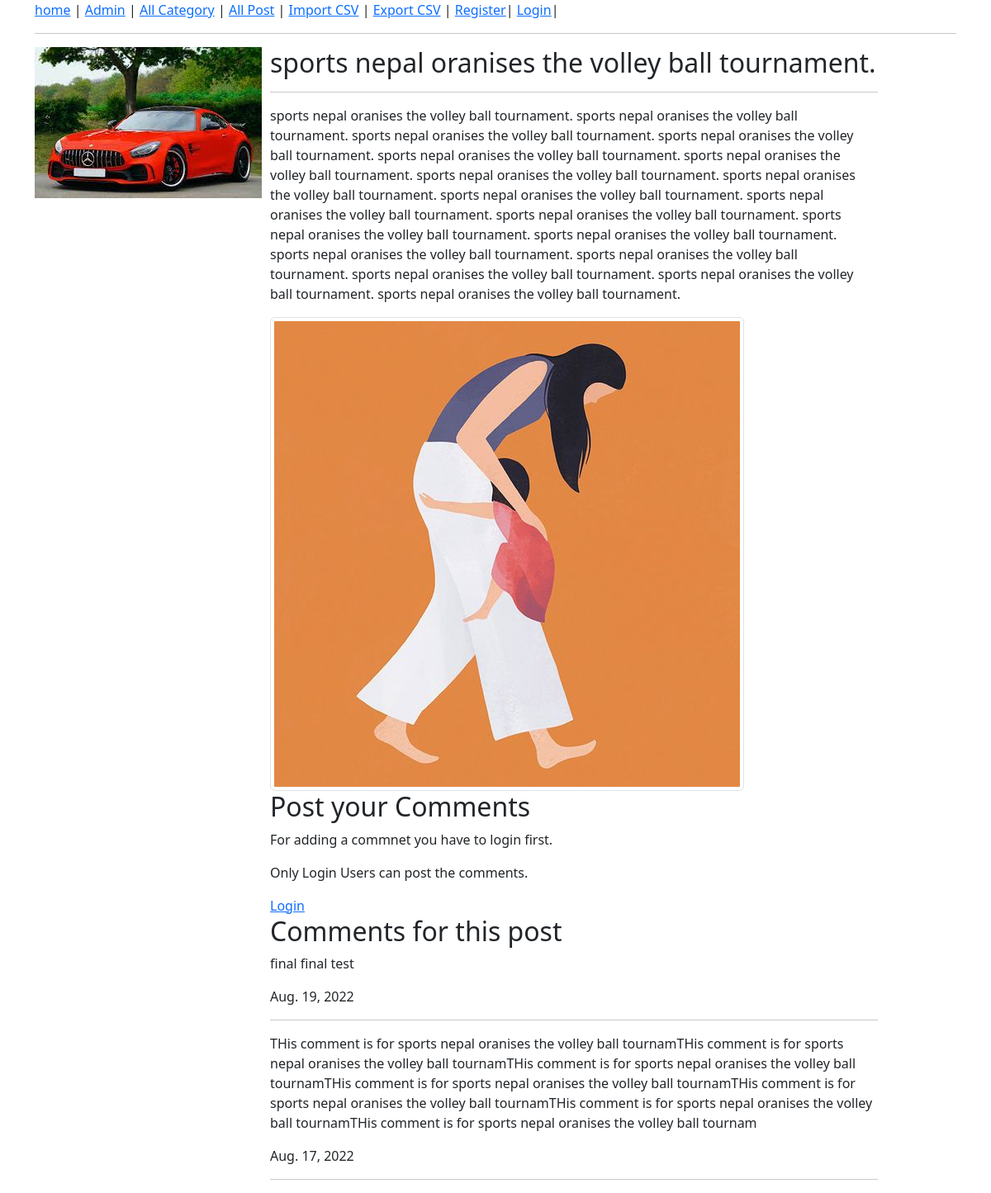
Page /post/details/?id=1 on the committed database.
### post/models.py (models this page shows, shortened)
class Post(models.Model):
    user = models.ForeignKey(User, on_delete=models.SET_NULL,blank=True, null=True)
    category = models.ForeignKey(Category, verbose_name="categoryid", on_delete=models.SET_NULL, null=True)
    title = models.TextField(max_length = 200, null=True)
    description = models.TextField(max_length = 200, null=True)
    keywords = models.TextField(max_length = 200, null=True)
    heading = models.TextField(max_length = 200, null=True)
    details = models.TextField (null=True)
    featureimage = models.ImageField(upload_to='static', null=True)
    status = models.BooleanField(null=True)
    createdate = models.DateField( auto_now=True)
    updatedate = models.DateField( auto_now=True)

### comment/models.py (models this page shows, shortened)
class Comment(models.Model):
    user = models.ForeignKey(User, on_delete=models.SET_NULL,blank=True, null=True)
    post = models.ForeignKey(Post, verbose_name="postid", on_delete=models.SET_NULL, null=True)
    cmt = models.TextField (null=True)
    status = models.BooleanField(null=True)
    createdate = models.DateField( auto_now=True)
    updatedate = models.DateField( auto_now=True)

### post/views.py (the view)
# urls.py: path('details/', views.details, name='postdetails'),
def details(request):
    postid=request.GET['id']
    post = Post.objects.raw("SELECT * FROM post_post WHERE id="+postid)
    allcomment = Comment.objects.filter(post_id=postid, status=1).order_by('id').reverse()
    context = {
        'post': post,
        'allcomment':allcomment,
        'postid':postid
    }
    return render(request, 'post/details.html',context)

### templates/post/details.html
{% extends '../template.html'  %}
{% load static %}
{% block content %}
<div>
    {% for pinfo in post   %}
    <h2>{{ pinfo.heading }}</h2>
    <hr/>
    <p>
        {{ pinfo.details }}
    </p>
    <img src="/{{pinfo.featureimage}}" alt="{{pinfo.heading}}" title="{{pinfo.heading}}" class="rounded img-thumbnail img-fluid" />
    {% endfor %}
</div>
<div>
    <h2>Post your Comments</h2>
    {% if user.is_authenticated %}
    {% for cmtmessage in messages %}
        {{ cmtmessage }}
        {% endfor %}
        <form action = "/comments/add/" method="post">
        {% csrf_token %}
        <input type="text" readonly name="post_id" value="{{ postid }}"/><br/>
        <input type="hidden"  name="user_id" value="{{ user.id }}"/><br/>
        <textarea rows="5" cols="50" name="cmt"/>
        </textarea>
        <br/>
        <input type="submit" name="Submit" value="Post Comments"/>
        <input type="reset" name="Reset" value="Cancel"/>
    </form>
{% else %}
<p>For adding a commnet you have to login first.</p>
<p>Only Login Users can post the comments.</p>
<a href="{% url 'login' %}">Login</a>
{% endif %}
</div>
<div>
    <h2>Comments for this post</h2>
    {% for cmt in allcomment   %}
    <p>{{ cmt.cmt }}</p>
    <p>{{ cmt.createdate }}</p>
    <hr/>
    {% endfor %}
</div>
{% endblock content %}

### rows in the picture
Post: heading "sports nepal oranises the volley ball tournament.", details "sports nepal oranises the volley ball tournament. sports nepal oranises the volley ball tournament. sports nepal oranises the volley ball tournament. sports nepal oranises the volley ball tournament. sports nepal oranises the volley ball tournament. sports nepal oranises the volley ball tournament. sports nepal oranises the volley ball tournament. sports nepal oranises the volley ball tournament. sports nepal oranises the volley ball tournament. sports nepal oranises the volley ball tournament. sports nepal oranises the volley ball tournament. sports nepal oranises the volley ball tournament. sports nepal oranises the volley ball tournament. sports nepal oranises the volley ball tournament.…", featureimage (picture)
Comment: cmt "final final test", createdate "Aug. 19, 2022"
Comment: cmt "THis comment is for sports nepal oranises the volley ball tournamTHis comment is for sports nepal oranises the volley ball tournamTHis comment is for sports nepal oranises the volley ball tournamTHis comment is for sports nepal oranises the volley ball tournamTHis comment is for sports nepal oranises the volley ball tournamTHis comment is for sports nepal oranises the volley ball tournamTHis comment is for sports nepal oranises the volley ball tournam", createdate "Aug. 17, 2022"
